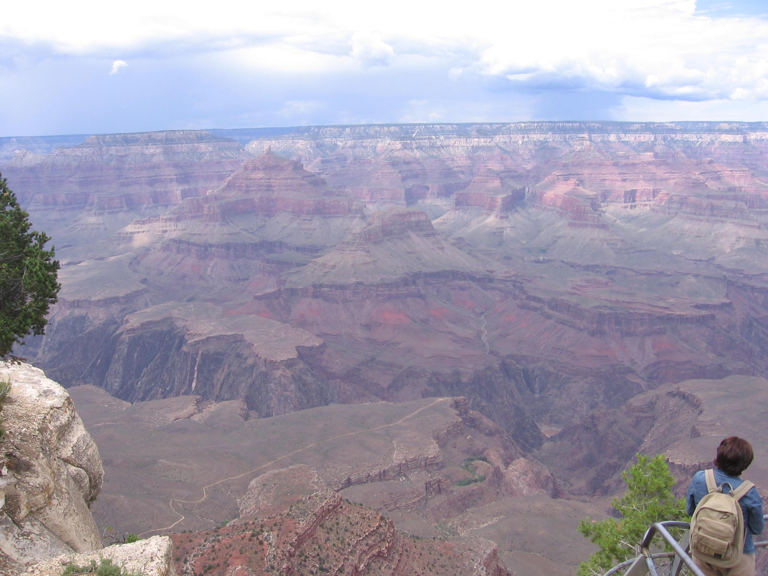
#> input picture test_image/hazeDay.png, 768 x 576 px; its folder holds only this picture in this run
$ python dehaze.py
#> lines starting #> are read from the running program, lines starting #| are printed output that depends on the picture; after the words box and inside, x2 and y2 are one past the last pixel; in counts of white or black regions, pixels touching at a corner belong together
import numpy as np
import cv2
import os

def dark_channel_prior(img, window_size):
    height, width = img.shape[0:2]
    # 三通道最小
    min_channel = np.min(img, axis=2)

    dark_channel = cv2.erode(min_channel, np.ones((window_size, window_size), dtype=np.uint8))

    return dark_channel

def estimate_atmospheric_light(img, dark_channel, percent):
    num_pixels = dark_channel.size
    top_pixels = int(percent * num_pixels)  # 计算顶部百分比的像素数

    # 找到暗通道中最亮的像素位置
    indices = np.argsort(dark_channel, axis=None)[-top_pixels:]

    # 创建一个全黑的图像作为掩模
    mask = np.zeros_like(img, dtype=np.uint8)

    # 在掩模上标记选中的最亮位置的像素
    flat_image = img.reshape((-1, 3))
    brightest_pixels = flat_image[indices]
    mask.reshape((-1, 3))[indices] = brightest_pixels  # 把原图中最亮的像素按位置填回新图

    # 对掩模图像进行腐蚀操作，消除小区域的白色
    eroded_mask = cv2.erode(mask, np.ones((5, 5), dtype=np.uint8))

    # 检查腐蚀后的掩模是否全为0
    if np.all(eroded_mask == 0):
        print("All zero post-erosion, using original mask.")
        eroded_mask = cv2.erode(mask, np.ones((3, 3), dtype=np.uint8))
        use_mask = eroded_mask
        if np.all(eroded_mask == 0):
            use_mask = mask
    else:
        use_mask = eroded_mask

    # 找出使用掩模中最大像素值及其位置
    max_val = np.max(use_mask)
    max_position = np.unravel_index(np.argmax(use_mask, axis=None), use_mask.shape)
    max_color = use_mask[max_position[0], max_position[1], :]

    print("Max pixel position:", max_position)
    print("Max pixel value:", max_color)

    return max_color


def dehaze(img, atmospheric_light, clear_image, t0=0.1):
    image_normalized = img.astype(np.float32) / 255.0
    atmospheric_light_normalized = atmospheric_light / 255.0
    gray = cv2.cvtColor(img, cv2.COLOR_BGR2GRAY)

    transmission_DCP = (1 - dark_channel_prior(img / atmospheric_light, window_size=15))

    # 计算透射率
    transmission =  (1 - dark_channel_prior(img / atmospheric_light, window_size=15)) / (1 - clear_image / 255 + 1e-6)

    # 处理除以零或无效值的情况
    transmission[np.isnan(transmission)] = t0
    transmission[np.isinf(transmission)] = t0
    transmission_DCP[np.isnan(transmission_DCP)] = t0
    transmission_DCP[np.isinf(transmission_DCP)] = t0

    # 限制透射率的范围
    transmission = np.maximum(transmission, t0)
    transmission_DCP = np.maximum(transmission_DCP, t0)

    transmission = np.clip(transmission, 0, 1)
    transmission_DCP = np.clip(transmission_DCP, 0, 1)

    # 融合的权重
    transmission_final = 0.7 * transmission + 0.3 * transmission_DCP
    # transmission_final = transmission

    transmission_final = np.minimum(transmission_final * 255, 255).astype(np.uint8)

    transmission_final = cv2.ximgproc.guidedFilter(gray, transmission_final, 30, 0.01)

    transmission = transmission_final.astype(np.float32) / 255.0
    # 恢复原始图像
    dehazed_image = np.zeros_like(image_normalized)
    for i in range(3):
        # 处理除以零或无效值的情况
        transmission[transmission == 0] = 1  # 避免除以零
        dehazed_image[:, :, i] = (image_normalized[:, :, i] - atmospheric_light_normalized[i]) / transmission + \
                                 atmospheric_light_normalized[i]

    # 处理无效值
    dehazed_image[np.isnan(dehazed_image)] = 0
    dehazed_image[np.isinf(dehazed_image)] = 255

    dehazed_image = np.clip(dehazed_image, 0, 1) * 255.0
    dehazed_image = dehazed_image.astype(np.uint8)

    return dehazed_image


def process_all_images(input_folder, output_folder, clear_img_folder):
    # 确保输出文件夹存在
    if not os.path.exists(output_folder):
        os.makedirs(output_folder)

    # 遍历文件夹中的所有图像
    for file in os.listdir(input_folder):
        if file.endswith(".png") or file.endswith(".jpg") or file.endswith(".jpeg"):
            img_path = os.path.join(input_folder, file)
            img = cv2.imread(img_path)

            if img is None:
                continue

            # 构建清晰图像的路径
            name, _ = os.path.splitext(file)
            if file.endswith(".png"):
                clear_img_path = os.path.join(clear_img_folder, name + ".png")
            if file.endswith('.jpeg'):
                clear_img_path = os.path.join(clear_img_folder, name + ".jpeg")
            clear_img = cv2.imread(clear_img_path, cv2.IMREAD_GRAYSCALE)

            if clear_img is None:
                continue

            print(f"Processing {file}...")

            # 应用暗通道先验
            dark_channel = dark_channel_prior(img, 15)
            light = estimate_atmospheric_light(img, dark_channel, 0.001)
            dehazed = dehaze(img, light, clear_img)

            # 保存去雾后的图像
            output_path = os.path.join(output_folder, file)
            cv2.imwrite(output_path, dehazed)

def main():
    input_folder = "test_image"
    output_folder = "result"
    DC_clear_image_folder = "DC_image/DC_clear_image"

    process_all_images(input_folder, output_folder, DC_clear_image_folder)
#> in process_all_images, img is the input picture: shape (576, 768, 3); mean B, G, R 172.7, 156.3, 161
#> in dark_channel_prior, `min_channel = np.min(img, axis=2)`:
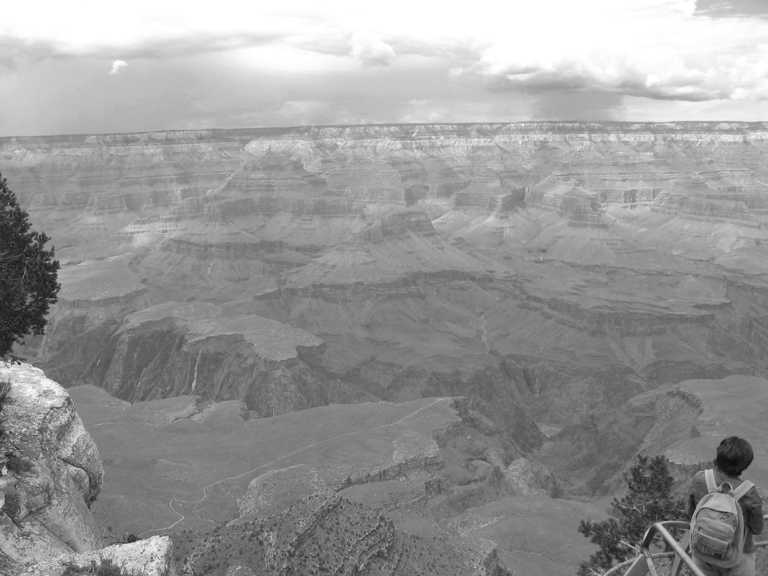
#> min_channel: shape (576, 768); min 14, max 255, mean 152.1
#> in dark_channel_prior, `dark_channel = cv2.erode(min_channel, np.ones((window_size, window_siz..`:
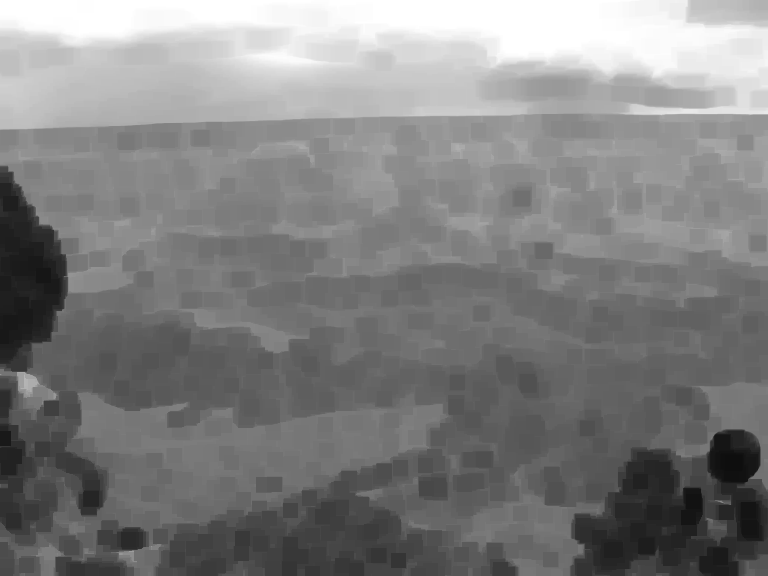
#> dark_channel: shape (576, 768); min 14, max 255, mean 128.9
#> in estimate_atmospheric_light, `indices = np.argsort(dark_channel, axis=None)[-top_pixels:]`: indices = 442 values, max 26191 at index 298, min 0 at index 441, mean 13923.4
#> in estimate_atmospheric_light, `brightest_pixels = flat_image[indices]`: brightest_pixels = 442 rows, first 8: [255, 255, 255], [255, 255, 255], [255, 255, 255], [255, 255, 255], [255, 255, 255], [255, 255, 255], [255, 255, 255], [255, 255, 255]
#> in estimate_atmospheric_light, `eroded_mask = cv2.erode(mask, np.ones((5, 5), dtype=np.uint8))`:
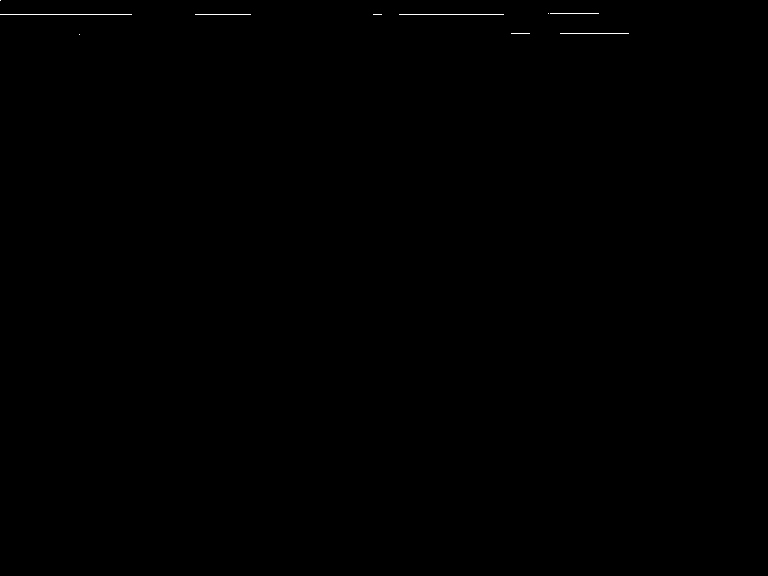
#> mask: shape (576, 768, 3); 0.1% white in thin lines or dots, all inside (x1, y1, x2, y2) = (0, 0, 629, 35)
#> in estimate_atmospheric_light, `max_val = np.max(use_mask)`: max_val = 255
#> in estimate_atmospheric_light, `max_position = np.unravel_index(np.argmax(use_mask, axis=None), use_ma..`: max_position = (0, 0, 0)
#> in estimate_atmospheric_light, `max_color = use_mask[max_position[0], max_position[1], :]`: max_color = [255, 255, 255]
#| Max pixel position: (0, 0, 0)
#| Max pixel value: [255 255 255]
#> in dehaze, `atmospheric_light_normalized = atmospheric_light / 255.0`: atmospheric_light_normalized = [1, 1, 1]
#> in dehaze, `transmission_DCP = np.maximum(transmission_DCP, t0)`:
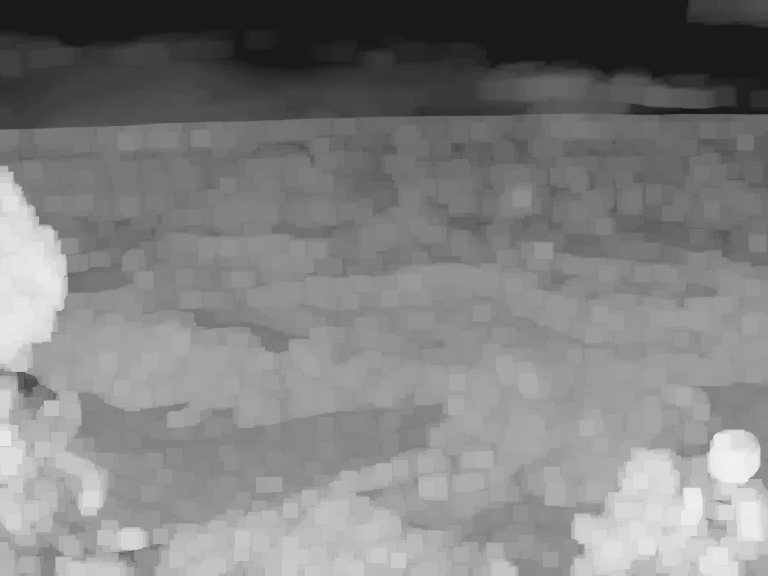
#> transmission_DCP: shape (576, 768) float64; min 0.1, max 0.945, mean 0.501
#> in dehaze, `transmission = np.clip(transmission, 0, 1)`:
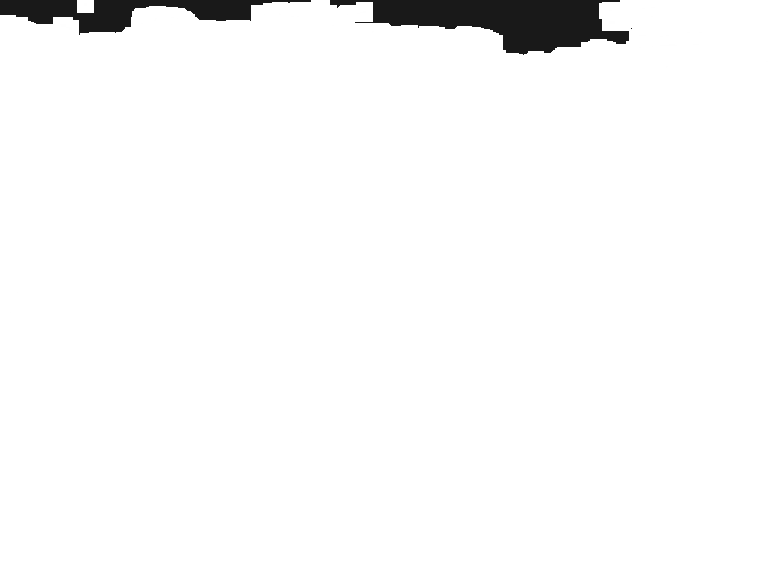
#> transmission: shape (576, 768) float64; min 0.1, max 1, mean 0.973
#> in dehaze, `transmission_final = cv2.ximgproc.guidedFilter(gray, transmission_fina..`:
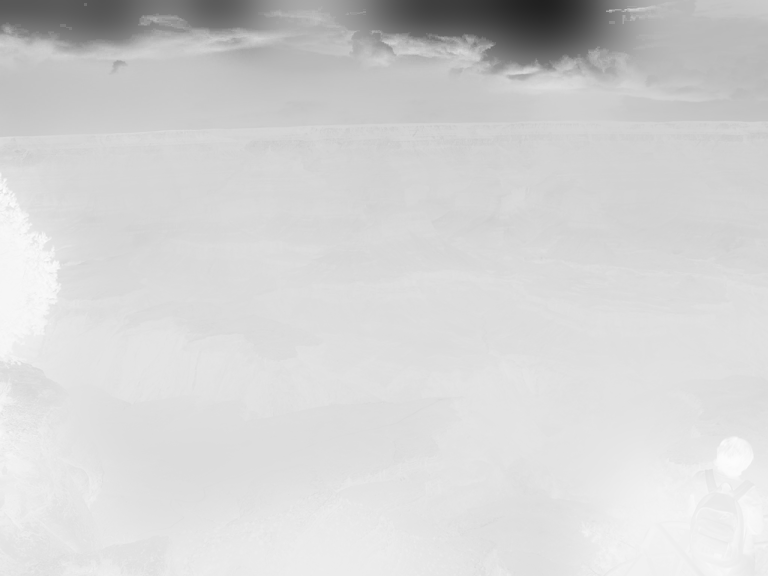
#> transmission_final: shape (576, 768); min 32, max 252, mean 211.4
#> after the loop in dehaze, `for i in range(3):`:
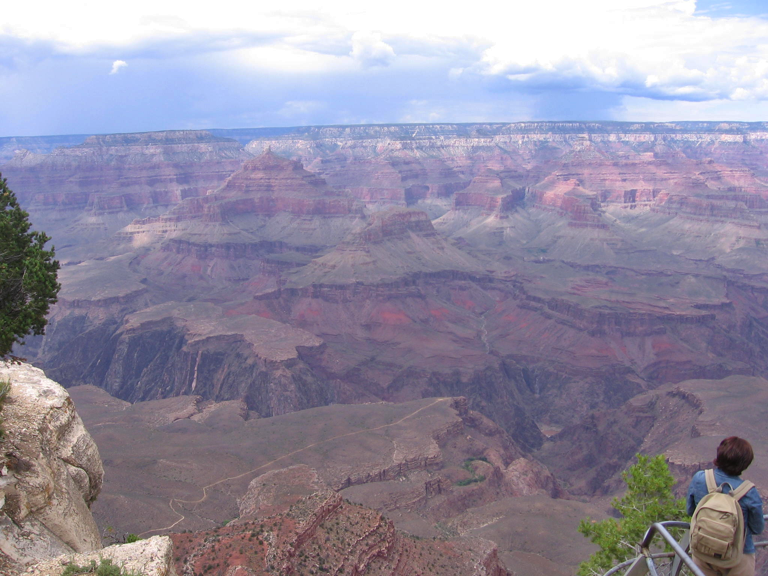
#> dehazed_image: shape (576, 768, 3) float32; mean B, G, R 0.634, 0.557, 0.577

if __name__ == "__main__":
    main()

$ run again, on test_image/mountain.png
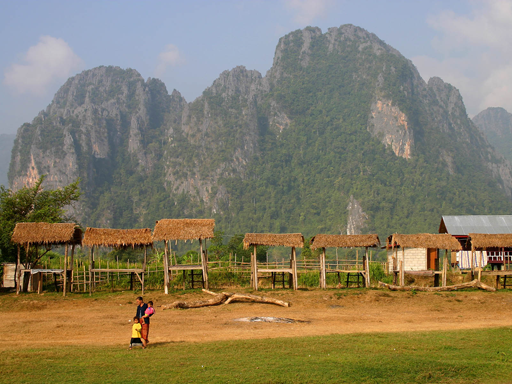
#> input picture test_image/mountain.png, 512 x 384 px
#> in process_all_images, img is the input picture: shape (384, 512, 3); mean B, G, R 101.5, 125.5, 134.4
#> in dark_channel_prior, `dark_channel = cv2.erode(min_channel, np.ones((window_size, window_siz..`:
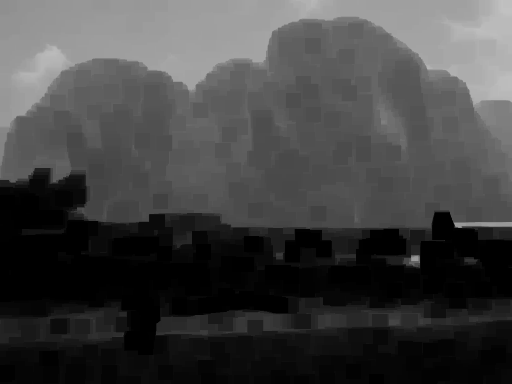
#> dark_channel: shape (384, 512); min 0, max 193, mean 66.5
#> indices = 196 values, max 41982 at index 0, min 499 at index 31, mean 4530.2
#> brightest_pixels = 196 rows, first 8: [191, 190, 192], [204, 201, 205], [203, 200, 202], [204, 201, 203], [202, 200, 202], [200, 199, 201], [200, 199, 201], [204, 200, 205]
#| Max pixel position: (5, 504, 2)
#| Max pixel value: [202 200 206]
#> light = [202, 200, 206]
#> atmospheric_light_normalized = [0.792, 0.784, 0.808]
#> after the loop in dehaze, `for i in range(3):`:
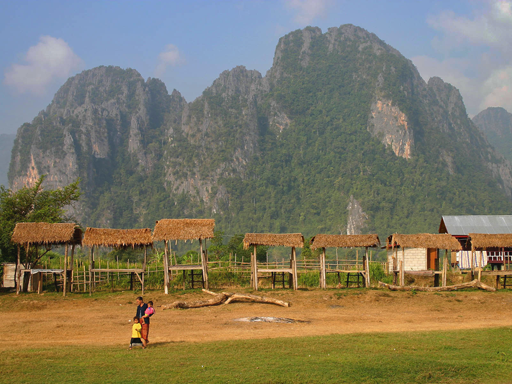
#> dehazed_image: shape (384, 512, 3) float32; mean B, G, R 0.372, 0.461, 0.487; drawn with min black and max white

$ run again, on test_image/ny.png
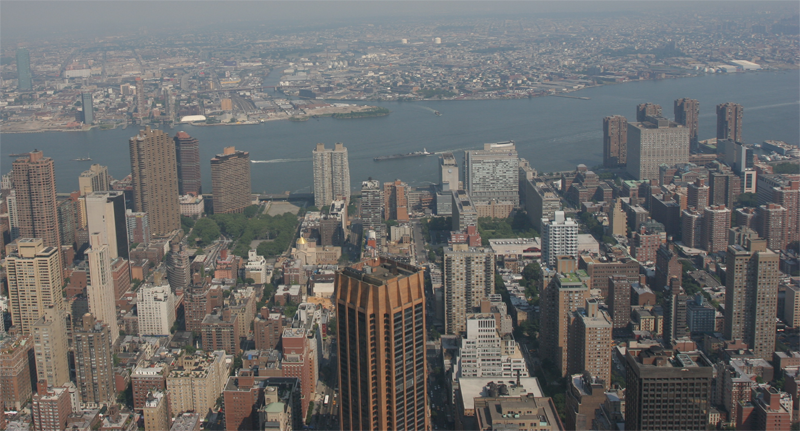
#> input picture test_image/ny.png, 800 x 431 px
#> in process_all_images, img is the input picture: shape (431, 800, 3); mean B, G, R 107.1, 108.1, 108.8
#> indices = 344 values, max 2714 at index 240, min 364 at index 28, mean 1300.3
#> brightest_pixels = 344 rows, first 8: [160, 157, 149], [159, 156, 149], [159, 155, 150], [160, 156, 151], [160, 156, 151], [160, 157, 149], [161, 158, 149], [161, 156, 150]
#> max_val = 170
#> max_position = (0, 375, 0)
#> max_color = [170, 164, 157]
#| Max pixel position: (0, 375, 0)
#| Max pixel value: [170 164 157]
#> atmospheric_light_normalized = [0.667, 0.643, 0.616]
#> in dehaze, `dehazed_image = np.clip(dehazed_image, 0, 1) * 255.0`:
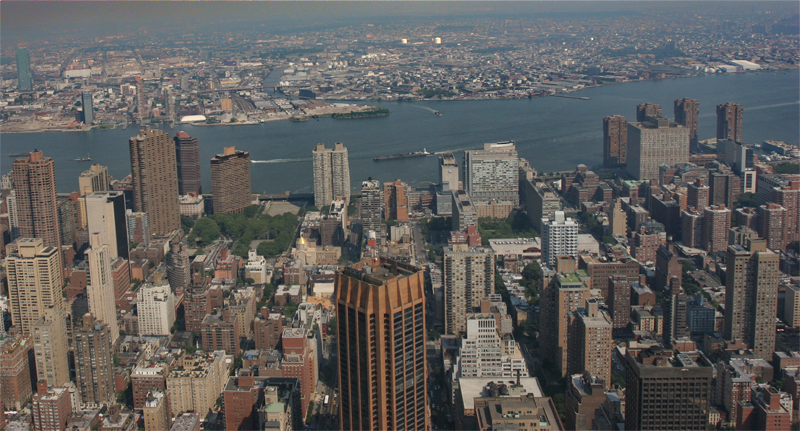
#> dehazed_image: shape (431, 800, 3) float32; mean B, G, R 93.3, 95.1, 96.6
